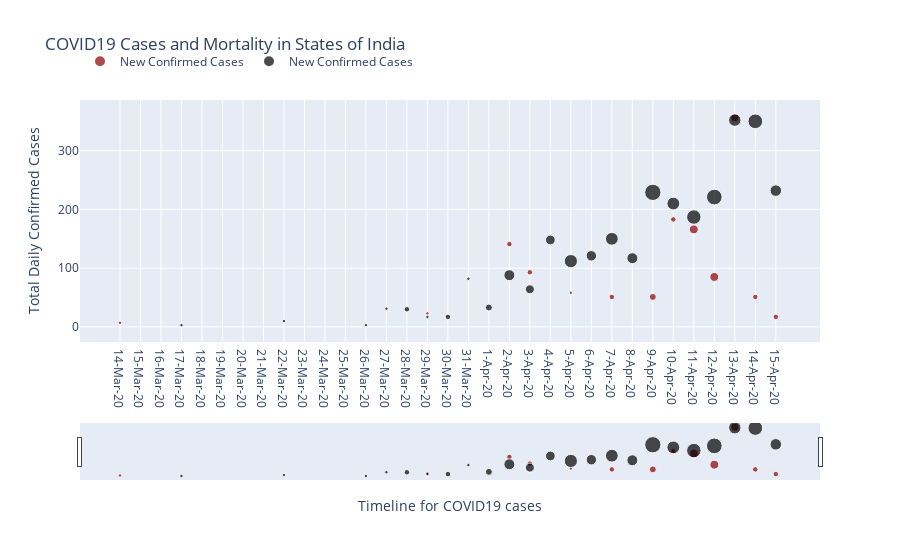

Source (notebook cell):
### Code cell
trace0 = go.Scatter(x=statedata.Date[statedata.Status == 'Confirmed'],
                    y=statedata.DL[statedata.Status == 'Confirmed'],
                    mode='markers',
                    marker = {'size':np.log(1+statedata.DL[statedata.Status == 'Deceased'])*5,
                             'color':'darkred',
                             'colorscale':'Portland',
                             'showscale':False},
                    showlegend=True,
                   name = 'New Confirmed Cases')

trace1 = go.Scatter(x=statedata.Date[statedata.Status == 'Confirmed'],
                    y=statedata.MH[statedata.Status == 'Confirmed'],
                    mode='markers',
                    marker = {'size':np.log(1+statedata.MH[statedata.Status == 'Deceased'])*5,
                             'color':'black',
                             'colorscale':'Portland',
                             'showscale':False},
                    showlegend=True,
                   name = 'New Confirmed Cases')

layout = {'title':'COVID19 Cases and Mortality in States of India',
         'xaxis':{'title':'Timeline for COVID19 cases',
                  'zeroline':False,
                  'rangeslider_visible':True},
         'yaxis':{'title':'Total Daily Confirmed Cases',
                  'zeroline':False},
         'legend':{'orientation':'h',
                   'itemsizing': 'constant',
                  'x':0,'y':1.1
                  },
        'hoverlabel':{'bgcolor':'white',
                       'font_size':16,
                       'font_family':'Rockwell',
                       'namelength':-1},
        'hovermode':'x unified'
         }

data = [trace0,trace1]
iplot({'data':data,'layout':layout})

### Figure 1 — Plotly figure (JSON) as saved in the notebook; plotly's stock layout.template omitted (floating-point values rounded to 4 significant figures)
{"data": [{"marker": {"color": "darkred", "colorscale": [[0, "rgb(12,51,131)"], [0.25, "rgb(10,136,186)"], [0.5, "rgb(242,211,56)"], [0.75, "rgb(242,143,56)"], [1, "rgb(217,30,30)"]], "showscale": false, "size": [3.466, 0, 0, 0, 0, 0, 0, 0, 0, 0, 0, 0, 0, 0, 0, 3.466, 0, 0, 0, 5.493, 5.493, 0, 3.466, 0, 5.493, 0, 6.931, 5.493, 8.959, 8.959, 8.047, 5.493, 5.493]}, "mode": "markers", "name": "New Confirmed Cases", "showlegend": true, "type": "scatter", "x": ["14-Mar-20", "15-Mar-20", "16-Mar-20", "17-Mar-20", "18-Mar-20", "19-Mar-20", "20-Mar-20", "21-Mar-20", "22-Mar-20", "23-Mar-20", "24-Mar-20", "25-Mar-20", "26-Mar-20", "27-Mar-20", "28-Mar-20", "29-Mar-20", "30-Mar-20", "31-Mar-20", "1-Apr-20", "2-Apr-20", "3-Apr-20", "4-Apr-20", "5-Apr-20", "6-Apr-20", "7-Apr-20", "8-Apr-20", "9-Apr-20", "10-Apr-20", "11-Apr-20", "12-Apr-20", "13-Apr-20", "14-Apr-20", "15-Apr-20"], "y": [7, 0, 0, 1, 2, 4, 6, 7, 0, 3, 0, 5, 1, 4, 9, 23, 25, 23, 32, 141, 93, 59, 58, 22, 51, 93, 51, 183, 166, 85, 356, 51, 17]}, {"marker": {"color": "black", "colorscale": [[0, "rgb(12,51,131)"], [0.25, "rgb(10,136,186)"], [0.5, "rgb(242,211,56)"], [0.75, "rgb(242,143,56)"], [1, "rgb(217,30,30)"]], "showscale": false, "size": [0, 0, 0, 3.466, 0, 0, 0, 0, 3.466, 0, 0, 0, 3.466, 3.466, 5.493, 3.466, 5.493, 3.466, 6.931, 10.99, 8.959, 9.73, 13.2, 10.4, 12.82, 10.99, 16.29, 12.82, 14.45, 15.68, 12.42, 14.72, 11.51]}, "mode": "markers", "name": "New Confirmed Cases", "showlegend": true, "type": "scatter", "x": ["14-Mar-20", "15-Mar-20", "16-Mar-20", "17-Mar-20", "18-Mar-20", "19-Mar-20", "20-Mar-20", "21-Mar-20", "22-Mar-20", "23-Mar-20", "24-Mar-20", "25-Mar-20", "26-Mar-20", "27-Mar-20", "28-Mar-20", "29-Mar-20", "30-Mar-20", "31-Mar-20", "1-Apr-20", "2-Apr-20", "3-Apr-20", "4-Apr-20", "5-Apr-20", "6-Apr-20", "7-Apr-20", "8-Apr-20", "9-Apr-20", "10-Apr-20", "11-Apr-20", "12-Apr-20", "13-Apr-20", "14-Apr-20", "15-Apr-20"], "y": [14, 18, 6, 3, 3, 4, 4, 12, 10, 23, 10, 15, 3, 31, 30, 17, 17, 82, 33, 88, 64, 148, 112, 121, 150, 117, 229, 210, 187, 221, 352, 350, 232]}], "layout": {"hoverlabel": {"bgcolor": "white", "font": {"family": "Rockwell", "size": 16}, "namelength": -1}, "hovermode": "x unified", "legend": {"itemsizing": "constant", "orientation": "h", "x": 0, "y": 1.1}, "title": {"text": "COVID19 Cases and Mortality in States of India"}, "xaxis": {"rangeslider": {"visible": true}, "title": {"text": "Timeline for COVID19 cases"}, "zeroline": false}, "yaxis": {"title": {"text": "Total Daily Confirmed Cases"}, "zeroline": false}}}
